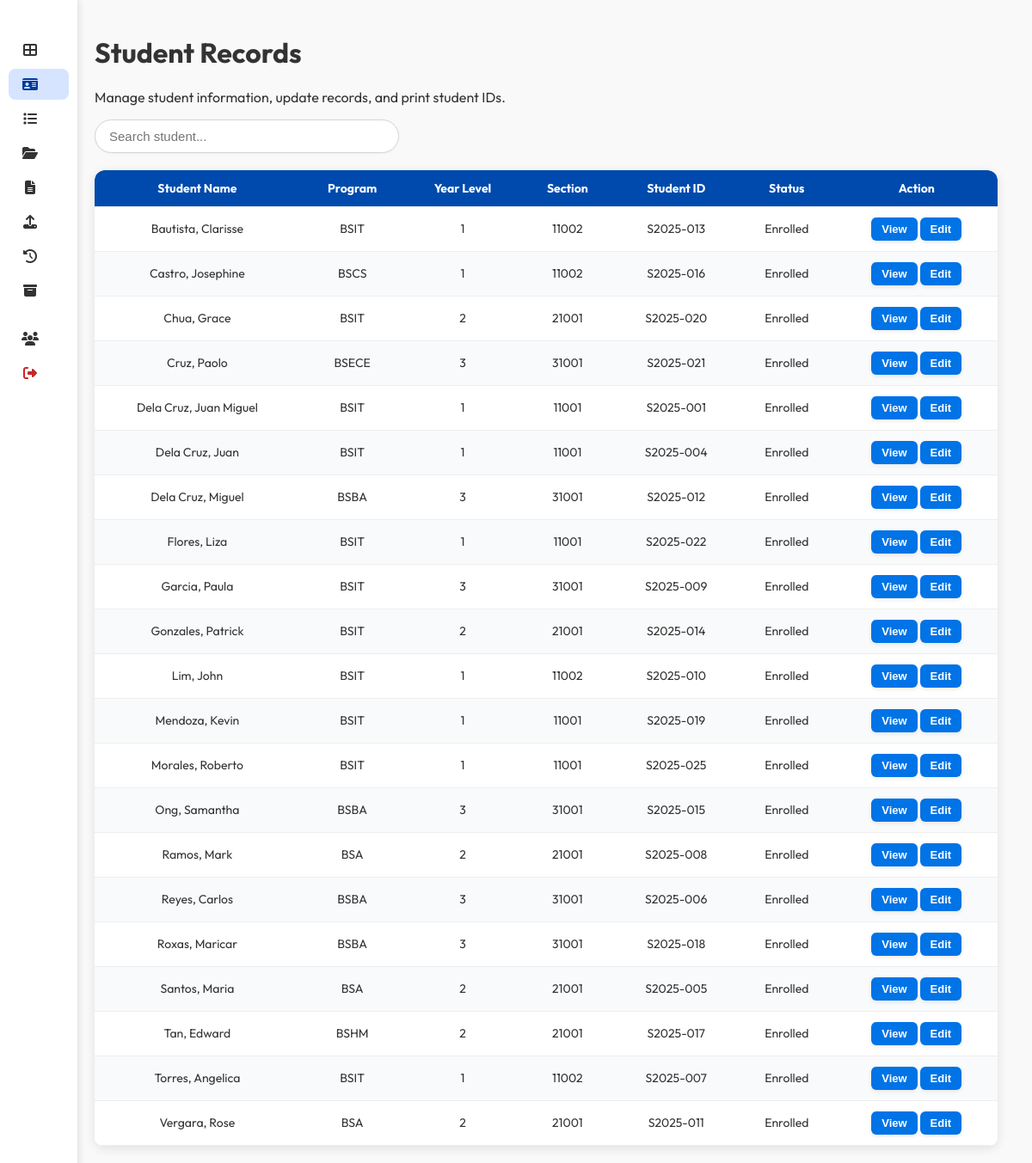
Page /admin/StudentInfo.php (signed in) on the committed database.
### tables this page shows
CREATE TABLE `students` (
  `student_id` varchar(255) NOT NULL,
  `user_id` int(11) DEFAULT NULL,
  `first_name` varchar(255) DEFAULT NULL,
  `last_name` varchar(255) DEFAULT NULL,
  `birthdate` date DEFAULT NULL,
  `gender` varchar(255) DEFAULT NULL,
  `program` varchar(50) NOT NULL,
  `year_level` int(11) DEFAULT NULL,
  `section` int(10) NOT NULL,
  `student_status` varchar(255) DEFAULT NULL,
  `photo_path` text DEFAULT NULL,
  `date_registered` date DEFAULT NULL,
  `email` varchar(255) DEFAULT NULL,
  `contact_no` varchar(255) DEFAULT NULL
);

CREATE TABLE `academic_background` (
  `id` int(11) NOT NULL,
  `student_id` varchar(50) NOT NULL,
  `primary_school` varchar(255) DEFAULT NULL,
  `primary_year` varchar(10) DEFAULT NULL,
  `secondary_school` varchar(255) DEFAULT NULL,
  `secondary_year` varchar(10) DEFAULT NULL,
  `tertiary_school` varchar(255) DEFAULT NULL,
  `tertiary_year` varchar(10) DEFAULT NULL
);

### admin/StudentInfo.php (the view, shortened to what this page needs)
<?php
require_once __DIR__ . "/../Database/connection.php";
$resAll = $conn->query(
  "SELECT
    s.student_id,
    s.first_name,
    s.last_name,
    s.program,
    s.year_level,
    s.section,
    s.student_status,
    g.name AS guardian_name,
    g.contact_no AS guardian_contact,
    g.address AS guardian_address,
    s.birthdate,
    s.gender,
    s.photo_path,
    ab.primary_school,
    ab.primary_year,
    ab.secondary_school,
    ab.secondary_year,
    ab.tertiary_school,
    ab.tertiary_year
  FROM students s
  LEFT JOIN guardians g ON s.student_id = g.student_id
  LEFT JOIN academic_background ab ON s.student_id = ab.student_id
  ORDER BY s.last_name ASC"
);
$allStudents = $resAll->fetch_all(MYSQLI_ASSOC);
$students = array_slice($allStudents, 0, 50);
?>
<!DOCTYPE html>
<html lang="en">
<head>
  <link rel="stylesheet" href="../components/css/StudentInfo.css">
</head>
<body>
<?php include 'AdminSidenav.php'; ?>
<div class="container">
  <h1>Student Records</h1>
  <p>Manage student information, update records, and print student IDs.</p>
  <div style="position:relative;">
    <input type="text" id="searchInput" placeholder="Search student..." autocomplete="off">
  </div>
  <div class="table-wrapper">
    <table id="studentsTable">
    <thead>
      <tr>
        <th>Student Name</th>
        <th>Program</th>
        <th>Year Level</th>
        <th>Section</th>
        <th>Student ID</th>
        <th>Status</th>
        <th>Action</th>
      </tr>
    </thead>
  <tbody id="studentsBody">
  <?php foreach ($students as $s): ?>
    <tr data-student='<?= json_encode($s, JSON_HEX_APOS | JSON_HEX_QUOT) ?>'>
      <td><?= htmlspecialchars($s['last_name'] . ", " . $s['first_name']) ?></td>
      <td><?= htmlspecialchars($s['program']) ?></td>
      <td><?= htmlspecialchars($s['year_level']) ?></td>
      <td><?= htmlspecialchars($s['section']) ?></td>
      <td><?= htmlspecialchars($s['student_id']) ?></td>
      <td><?= htmlspecialchars($s['student_status']) ?></td>
       <td>
          <button onclick="viewStudent(this)">View</button>
          <button onclick="showDetails(this)">Edit</button>
        </td>
    </tr>
  <?php endforeach; ?>
</tbody>
  </table>
</div>
</body>
</html>

### components/css/StudentInfo.css (style rules this page uses)
body { margin: 0; font-family: 'Outfit', sans-serif; background: linear-gradient(145deg, #eef2f7, #f9fafc); color: #333; min-height: 100vh; display: flex; flex-direction: column; padding-top: 0; overflow-x: hidden; }
.container { flex: 1; margin-left: 240px; padding: 20px 40px; transition: margin-left 0.3s ease; box-sizing: border-box; position: relative; background: none; align-items: flex-start; }
.sidebar.collapsed ~ .container { margin-left: 70px; }
#searchInput { padding: 10px 16px; width: 320px; border: 1px solid #d1d5db; border-radius: 25px; font-size: 15px; background: #fff; transition: all 0.2s ease; box-shadow: 0 1px 3px rgba(0,0,0,0.04); }
.table-wrapper { width: 100%; border-collapse: collapse; background: #fff; border-radius: 10px; overflow: hidden; box-shadow: 0 3px 12px rgba(0,0,0,0.1); margin-top: 20px; }
#studentsTable { width: 100%; border-collapse: separate; border-spacing: 0; background: white; font-size: 14px; }
#studentsTable thead { background: #004aad; color: #fff; }
#studentsTable th, #studentsTable td { padding: 12px 15px; text-align: center; border-bottom: 1px solid #eee; }
#studentsTable th:first-child { border-top-left-radius: 12px; }
#studentsTable th:last-child { border-top-right-radius: 12px; }
#studentsTable tbody tr:nth-child(even) { background-color: #f9fafb; }
#studentsTable tbody tr:nth-child(odd) { background-color: #ffffff; }
#studentsTable button { padding: 6px 12px; border: none; border-radius: 6px; cursor: pointer; font-size: 13px; background: #0073e6; color: #fff; transition: background 0.3s ease; }
button { padding: 8px 16px; border-radius: 8px; border: none; font-weight: 600; cursor: pointer; transition: all 0.25s ease; box-shadow: 0 2px 5px rgba(0,0,0,0.08); }

### admin/AdminSidenav.php (style rules this page uses)
body { margin: 0; font-family: 'Outfit', sans-serif; background: #f9f9f9; color: #333; display: flex; }

### rows in the picture
students: last_name+first_name "Bautista, Clarisse", program "BSIT", year_level "1", section "11002", student_id "S2025-013", student_status "Enrolled"
students: last_name+first_name "Castro, Josephine", program "BSCS", year_level "1", section "11002", student_id "S2025-016", student_status "Enrolled"
students: last_name+first_name "Chua, Grace", program "BSIT", year_level "2", section "21001", student_id "S2025-020", student_status "Enrolled"
students: last_name+first_name "Cruz, Paolo", program "BSECE", year_level "3", section "31001", student_id "S2025-021", student_status "Enrolled"
students: last_name+first_name "Dela Cruz, Juan Miguel", program "BSIT", year_level "1", section "11001", student_id "S2025-001", student_status "Enrolled"
academic_background: student.first_name "Dela Cruz, Juan", student.program "BSIT", student.year_level "1", student.section "11001", student.student_id "S2025-004", student.student_status "Enrolled"
students: last_name+first_name "Dela Cruz, Miguel", program "BSBA", year_level "3", section "31001", student_id "S2025-012", student_status "Enrolled"
students: last_name+first_name "Flores, Liza", program "BSIT", year_level "1", section "11001", student_id "S2025-022", student_status "Enrolled"
students: last_name+first_name "Garcia, Paula", program "BSIT", year_level "3", section "31001", student_id "S2025-009", student_status "Enrolled"
students: last_name+first_name "Gonzales, Patrick", program "BSIT", year_level "2", section "21001", student_id "S2025-014", student_status "Enrolled"
students: last_name+first_name "Lim, John", program "BSIT", year_level "1", section "11002", student_id "S2025-010", student_status "Enrolled"
students: last_name+first_name "Mendoza, Kevin", program "BSIT", year_level "1", section "11001", student_id "S2025-019", student_status "Enrolled"
students: last_name+first_name "Morales, Roberto", program "BSIT", year_level "1", section "11001", student_id "S2025-025", student_status "Enrolled"
students: last_name+first_name "Ong, Samantha", program "BSBA", year_level "3", section "31001", student_id "S2025-015", student_status "Enrolled"
students: last_name+first_name "Ramos, Mark", program "BSA", year_level "2", section "21001", student_id "S2025-008", student_status "Enrolled"
students: last_name+first_name "Reyes, Carlos", program "BSBA", year_level "3", section "31001", student_id "S2025-006", student_status "Enrolled"
students: last_name+first_name "Roxas, Maricar", program "BSBA", year_level "3", section "31001", student_id "S2025-018", student_status "Enrolled"
students: last_name+first_name "Santos, Maria", program "BSA", year_level "2", section "21001", student_id "S2025-005", student_status "Enrolled"
students: last_name+first_name "Tan, Edward", program "BSHM", year_level "2", section "21001", student_id "S2025-017", student_status "Enrolled"
students: last_name+first_name "Torres, Angelica", program "BSIT", year_level "1", section "11002", student_id "S2025-007", student_status "Enrolled"
students: last_name+first_name "Vergara, Rose", program "BSA", year_level "2", section "21001", student_id "S2025-011", student_status "Enrolled"
